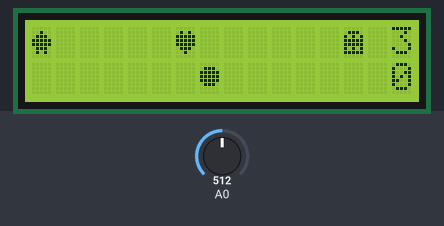
Simulated run of this sketch. Board: Arduino Uno, built with avr-gcc and run on an emulated ATmega328P. Parts: 16×2 character LCD. The inputs (shaded band) are chosen by the test bench; at power-on: A0 = 512. Random numbers use the default seed unless the sketch sets one.

Above: at 4.72 s.
5.0 s: A0 set to 396
8.1 s: A0 set to 369
At 8.32 s:
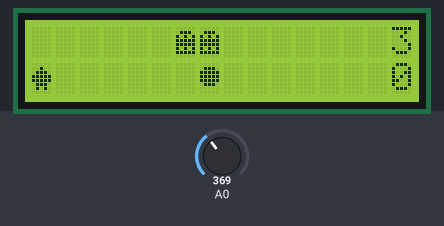
10.5 s: A0 set to 206
13.6 s: A0 set to 182
At 13.85 s:
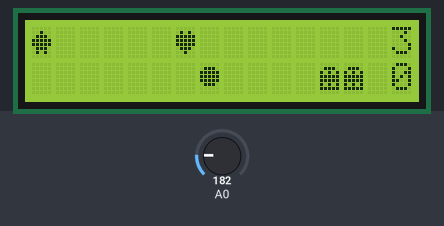
16.0 s: A0 set to 306
At 16.62 s:
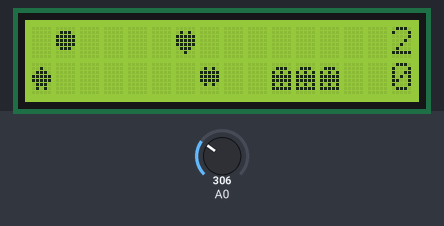
18.5 s: A0 set to 122
At 18.83 s:
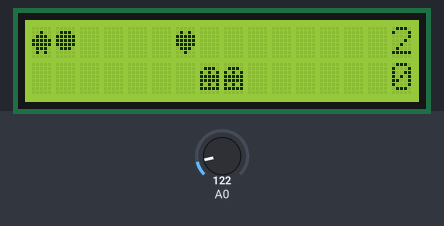

Measured:
- the behaviour switches between 380 and 379 on A0 (found by bisection; images 0 and 1)
- the behaviour switches between 195 and 194 on A0 (found by bisection; images 1 and 2)

The sketch:

Elmas_Yeme_Oyunu.ino
```cpp
#include <LiquidCrystal.h>  // LCD kütüphanesi dahil edildi

// LCD ekranın bağlantı pinleri tanımlandı
LiquidCrystal lcd(8, 9, 4, 5, 6, 7);

// Özel karakterler tanımlandı
byte karakter[] = {0, 4, 14, 31, 31, 14, 10, 0}; // Karakterin şekli
byte canavar[] = {0, 14, 21, 31, 31, 21, 31, 0}; // Canavarın şekli
byte elmasKucuk[] = {0, 4, 14, 14, 14, 4, 0, 0}; // Küçük elmas
byte elmasOrta[] = {0, 10, 31, 31, 14, 4, 0, 0}; // Orta elmas
byte elmasBuyuk[] = {0, 14, 31, 31, 31, 14, 0, 0}; // Büyük elmas
byte bomba[] = {0, 10, 31, 31, 31, 10, 0, 0}; // Bomba şekli
byte kalp[] = {0, 10, 31, 31, 31, 14, 4, 0}; // Kalp şekli

// Oyun değişkenleri tanımlandı
int x, y, skor, can;
int elmas_x, elmas_y, elmas_puan, bomba_x, bomba_y, kalp_x, kalp_y, canavar_x, canavar_y;
boolean elmas_yedi_mi, bomba_yedi_mi, kalp_yedi_mi;
unsigned long sonCanavarZamani, kalpSonZaman, elmasSonZaman, bombaSonZaman;
const unsigned long canavarGelisSuresi = 15000; // Canavarın geliş süresi
const unsigned long objeYokOlmaSuresi = 10000; // Obje yok olma süresi
const unsigned long kalpCikisSuresi = 30000; // Kalp çıkış süresi

// Tuş tanımlamaları
#define sag 0
#define ust 1
#define alt 2
#define sol 3
#define secim 4
#define yok 5

// Tuş okuma fonksiyonu
int tus_oku() {
  int okunan = analogRead(0);  // A0 pininden analog veri okunuyor
  if (okunan > 1000) return yok; // Hiçbir tuşa basılmadı
  if (okunan < 50) return sag; // Sağ tuş
  if (okunan < 195) return ust; // Üst tuş
  if (okunan < 380) return alt; // Alt tuş
  if (okunan < 555) return sol; // Sol tuş
  if (okunan < 790) return secim; // Seçim tuşu
  return yok;
}

// Rastgele elmas oluşturma fonksiyonu
void rastgele_elmas() {
  elmas_x = random(14); // Elmasın x koordinatı rastgele seçilir
  elmas_y = random(2); // Elmasın y koordinatı rastgele seçilir
  int rastgele_puan = random(3); // Elmasın puanı rastgele belirlenir
  switch (rastgele_puan) {
    case 0:
      elmas_puan = 1;
      lcd.createChar(2, elmasKucuk); // Küçük elmas oluşturulur
      break;
    case 1:
      elmas_puan = 3;
      lcd.createChar(2, elmasOrta); // Orta elmas oluşturulur
      break;
    case 2:
      elmas_puan = 5;
      lcd.createChar(2, elmasBuyuk); // Büyük elmas oluşturulur
      break;
  }
  lcd.setCursor(elmas_x, elmas_y); // Elmasın konumu belirlenir
  lcd.write(byte(2)); // Elmas ekrana yazdırılır
  elmas_yedi_mi = false; // Elmas yenildi mi bilgisi false yapılır
  elmasSonZaman = millis(); // Elmasın oluştuğu zaman kaydedilir
}

// Rastgele bomba oluşturma fonksiyonu
void rastgele_bomba() {
  bomba_x = random(14); // Bombanın x koordinatı rastgele seçilir
  bomba_y = random(2); // Bombanın y koordinatı rastgele seçilir
  lcd.setCursor(bomba_x, bomba_y); // Bombanın konumu belirlenir
  lcd.write(byte(3)); // Bomba ekrana yazdırılır
  bomba_yedi_mi = false; // Bomba yenildi mi bilgisi false yapılır
  bombaSonZaman = millis(); // Bombanın oluştuğu zaman kaydedilir
}

// Rastgele kalp oluşturma fonksiyonu
void rastgele_kalp() {
  kalp_x = random(14); // Kalbin x koordinatı rastgele seçilir
  kalp_y = random(2); // Kalbin y koordinatı rastgele seçilir
  lcd.setCursor(kalp_x, kalp_y); // Kalbin konumu belirlenir
  lcd.write(byte(4)); // Kalp ekrana yazdırılır
  kalp_yedi_mi = false; // Kalp yenildi mi bilgisi false yapılır
  kalpSonZaman = millis(); // Kalbin oluştuğu zaman kaydedilir
}

// Rastgele canavar oluşturma fonksiyonu
void rastgele_canavar() {
  canavar_x = 14; // Canavarın başlangıç x koordinatı
  canavar_y = random(2); // Canavarın y koordinatı rastgele seçilir
}

// Giriş animasyonu fonksiyonu
void giris_animasyonu() {
  lcd.clear(); // LCD ekran temizlenir
  for (int i = 0; i < 3; i++) {
    lcd.setCursor(0, 0); lcd.print(" #  *  # * #  "); // Yıldız şekilleri ekrana yazdırılır
    lcd.setCursor(0, 1); lcd.print("*  # * #  * # "); // Yıldız şekilleri ekrana yazdırılır
    delay(300); lcd.clear(); delay(300); // Ekran temizlenir ve beklenir
    lcd.setCursor(0, 0); lcd.print(" *  # *  # *  "); // Yıldız şekilleri ekrana yazdırılır
    lcd.setCursor(0, 1); lcd.print(" #  * #  * #  "); // Yıldız şekilleri ekrana yazdırılır
    delay(300); lcd.clear(); delay(300); // Ekran temizlenir ve beklenir
  }
}

// Menü gösterme fonksiyonu
void menu_goster() {
  lcd.clear(); // LCD ekran temizlenir
  lcd.setCursor(0, 0); lcd.print("Baslamak icin"); // Menü mesajı ekrana yazdırılır
  lcd.setCursor(0, 1); lcd.print("bir tusa basin"); // Menü mesajı ekrana yazdırılır
  while (tus_oku() == yok); // Tuşa basılmasını bekler
  lcd.clear(); // LCD ekran temizlenir
}

// Oyun bitti fonksiyonu
void oyun_bitti() {
  lcd.clear(); // LCD ekran temizlenir
  lcd.setCursor(4, 0); lcd.print("GAME OVER"); // Game Over mesajı ekrana yazdırılır
  lcd.setCursor(0, 1); lcd.print("Tusa basin"); // Tuşa basın mesajı ekrana yazdırılır
  while (tus_oku() == yok); // Tuşa basılmasını bekler
  oyunu_sifirla(); // Oyun sıfırlama fonksiyonu çağrılır
  menu_goster(); // Menü gösterme fonksiyonu çağrılır
}

// Oyunu sıfırlama fonksiyonu
void oyunu_sifirla() {
  x = y = skor = 0; // Karakterin x ve y konumu, skor sıfırlanır
  can = 3; // Can sayısı 3 yapılır
  elmas_yedi_mi = bomba_yedi_mi = kalp_yedi_mi = true; // Elmas, bomba, kalp yenildi mi bilgileri true yapılır
  sonCanavarZamani = kalpSonZaman = elmasSonZaman = bombaSonZaman = 0; // Zamanlayıcılar sıfırlanır
  rastgele_elmas(); // Rastgele elmas oluşturma fonksiyonu çağrılır
  rastgele_bomba(); // Rastgele bomba oluşturma fonksiyonu çağrılır
  rastgele_kalp(); // Rastgele kalp oluşturma fonksiyonu çağrılır
  rastgele_canavar(); // Rastgele canavar oluşturma fonksiyonu çağrılır
}

// Başlangıç ayarları
void setup() {
  lcd.begin(16, 2); // LCD ekranın başlatılması
  lcd.createChar(0, karakter); lcd.createChar(1, karakter); // Karakterlerin tanımlanması
  lcd.createChar(3, bomba); lcd.createChar(4, kalp); lcd.createChar(5, canavar); // Bomba, kalp, canavar karakterlerinin tanımlanması

  giris_animasyonu(); // Giriş animasyonu fonksiyonu çağrılır
  menu_goster(); // Menü gösterme fonksiyonu çağrılır
  oyunu_sifirla(); // Oyun sıfırlama fonksiyonu çağrılır
}

// Ana döngü
void loop() {
  static int oncekiCanavar_x = canavar_x, oncekiCanavar_y = canavar_y; // Önceki canavar koordinatları

  lcd.setCursor(x, y); lcd.write(byte(0)); delay(350); // Karakter ekrana yazdırılır
  lcd.setCursor(x, y); lcd.write(byte(1)); delay(200); // Karakter animasyonu ekrana yazdırılır
  lcd.setCursor(x, y); lcd.print(" "); // Karakter ekrandan silinir

  // Tuş okuma ve hareket kontrolü
  switch (tus_oku()) {
    case sag: if (x < 13) x++; break; // Sağ tuşa basılırsa x artırılır
    case sol: if (x > 0) x--; break; // Sol tuşa basılırsa x azaltılır
    case ust: y = 0; break; // Üst tuşa basılırsa y sıfırlanır
    case alt: y = 1; break; // Alt tuşa basılırsa y bir yapılır
  }

  // Elmas süresi kontrolü ve yenilenmesi
  if (elmas_yedi_mi && millis() - elmasSonZaman > objeYokOlmaSuresi) {
    rastgele_elmas(); // Rastgele elmas oluşturma fonksiyonu çağrılır
  }

  // Bomba süresi kontrolü ve yenilenmesi
  if (bomba_yedi_mi && millis() - bombaSonZaman > objeYokOlmaSuresi) {
    rastgele_bomba(); // Rastgele bomba oluşturma fonksiyonu çağrılır
  }

  // Kalp süresi kontrolü ve yenilenmesi
  if (kalp_yedi_mi && millis() - kalpSonZaman > kalpCikisSuresi) {
    rastgele_kalp(); // Rastgele kalp oluşturma fonksiyonu çağrılır
  }

  // Karakterin elmas, bomba ve kalp ile etkileşimi
  if (x == elmas_x && y == elmas_y) {
    elmas_yedi_mi = true; skor += elmas_puan; lcd.setCursor(elmas_x, elmas_y); lcd.print(" "); // Elmas yenildi, skor artırıldı ve elmas silindi
    rastgele_elmas();
  }
  if (x == bomba_x && y == bomba_y) {
    bomba_yedi_mi = true; can--; lcd.setCursor(bomba_x, bomba_y); lcd.print(" "); // Bomba yenildi, can azaltıldı ve bomba silindi
    rastgele_bomba();
    if (can == 0) { oyun_bitti(); return; } // Can sıfırsa oyun bitti
  }
  if (x == kalp_x && y == kalp_y) {
    kalp_yedi_mi = true; can++; lcd.setCursor(kalp_x, kalp_y); lcd.print(" "); // Kalp yenildi, can artırıldı ve kalp silindi
    rastgele_kalp();
  }

  // Canavarın hareketi ve süre kontrolü
  if (millis() - sonCanavarZamani >= canavarGelisSuresi) {
    sonCanavarZamani = millis();
    lcd.setCursor(oncekiCanavar_x, oncekiCanavar_y); lcd.print("  "); // Önceki canavar silinir
    rastgele_canavar(); // Rastgele canavar oluşturma fonksiyonu çağrılır
  } else {
    lcd.setCursor(oncekiCanavar_x, oncekiCanavar_y); lcd.print("  "); // Önceki canavar silinir
    //rastgele_canavar();
  }

  oncekiCanavar_x = canavar_x; oncekiCanavar_y = canavar_y; // Canavarın yeni koordinatları

  canavar_x--; // Canavar sola hareket eder
  if (canavar_x < 0) {
    canavar_x = 15; canavar_y = random(2); // Canavarın x sıfırın altına düşerse başa döner
  }

  // Karakterin canavar ile çarpışma kontrolü
  if (x == canavar_x && y == canavar_y) {
    oyun_bitti(); return; // Karakter canavara çarptıysa oyun biter
  }

  // Elmas, bomba ve kalbin ekrandan silinmesi ve süre kontrolü
  if (millis() - elmasSonZaman >= objeYokOlmaSuresi && !elmas_yedi_mi) {
    lcd.setCursor(elmas_x, elmas_y); lcd.print(" "); elmas_yedi_mi = true; // Elmas süresi dolduysa silinir
  }
  if (millis() - bombaSonZaman >= objeYokOlmaSuresi && !bomba_yedi_mi) {
    lcd.setCursor(bomba_x, bomba_y); lcd.print(" "); bomba_yedi_mi = true; // Bomba süresi dolduysa silinir
  }
  if (millis() - kalpSonZaman >= kalpCikisSuresi && !kalp_yedi_mi) {
    lcd.setCursor(kalp_x, kalp_y); lcd.print(" "); kalp_yedi_mi = true; // Kalp süresi dolduysa silinir
  }

  // Can ve skorun ekrana yazılması
  lcd.setCursor(15, 0); lcd.print(can); // Can sayısı ekrana yazılır
  lcd.setCursor(15, 1); if (skor < 10) lcd.print(skor); else lcd.setCursor(14, 1); lcd.print(skor); // Skor ekrana yazılır

  // Karakterin tekrar çizilmesi
  lcd.setCursor(x, y); lcd.write(byte(0)); // Karakter ekrana yazılır
  if (!elmas_yedi_mi) { lcd.setCursor(elmas_x, elmas_y); lcd.write(byte(2)); } // Elmas ekrana yazılır
  if (!bomba_yedi_mi) { lcd.setCursor(bomba_x, bomba_y); lcd.write(byte(3)); } // Bomba ekrana yazılır
  if (!kalp_yedi_mi) { lcd.setCursor(kalp_x, kalp_y); lcd.write(byte(4)); } // Kalp ekrana yazılır
  lcd.setCursor(canavar_x, canavar_y); lcd.write(byte(5)); // Canavar ekrana yazılır

  // Skor kontrolü
  if (skor >= 99) {
    lcd.clear(); // Ekran temizlenir
    lcd.setCursor(5, 0); lcd.print("WINNER"); // Kazanma mesajı yazılır
    delay(2000); // 2 saniye beklenir
    oyunu_sifirla(); // Oyun sıfırlama fonksiyonu çağrılır
  }
}
```
